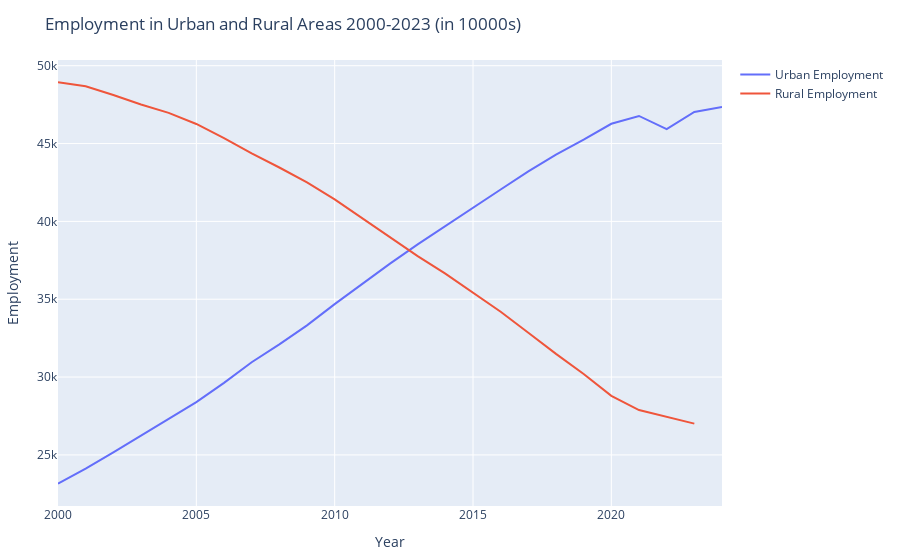

Notebook cell for this chart:
### Code cell
#Evolution of Employment in Urban and Rural Areas
urban_line = PlotlyJS.scatter(
    x = df_overview."Year",
    y = df_overview."Urban Employed Persons",
    mode = "lines",
    name = "Urban Employment",
    yaxis = "y"   # primary y-axis
)
rural_line = PlotlyJS.scatter(
    x = df_overview."Year",
    y = df_overview."Rural Employed Persons",
    mode = "lines",
    name = "Rural Employment",
    yaxis = "y"   # primary y-axis
)
layout3 = PlotlyJS.Layout(
    title = "Employment in Urban and Rural Areas 2000-2023 (in 10000s)",
    xaxis = PlotlyJS.attr(title = "Year"),
    yaxis = PlotlyJS.attr(title = "Employment"),
)
rural_urban_graph = PlotlyJS.plot([urban_line, rural_line], layout3)
display(rural_urban_graph)
PlotlyJS.savefig(rural_urban_graph, "Graph/rural_urban_graph.png")

### Figure 1 — Plotly figure (JSON) as saved in the notebook; plotly's stock layout.template omitted (floating-point values rounded to 4 significant figures)
{"data": [{"mode": "lines", "name": "Urban Employment", "type": "scatter", "x": [2000, 2001, 2002, 2003, 2004, 2005, 2006, 2007, 2008, 2009, 2010, 2011, 2012, 2013, 2014, 2015, 2016, 2017, 2018, 2019, 2020, 2021, 2022, 2023, 2024], "y": [23151, 24123, 25159, 26230, 27293, 28389, 29630, 30953, 32103, 33322, 34687, 36003, 37287, 38527, 39703, 40916, 42051, 43208, 44292, 45249, 46271, 46773, 45931, 47032, 47345], "yaxis": "y"}, {"mode": "lines", "name": "Rural Employment", "type": "scatter", "x": [2000, 2001, 2002, 2003, 2004, 2005, 2006, 2007, 2008, 2009, 2010, 2011, 2012, 2013, 2014, 2015, 2016, 2017, 2018, 2019, 2020, 2021, 2022, 2023, 2024], "y": [48934, 48674, 48121, 47506, 46971, 46258, 45348, 44368, 43461, 42506, 41418, 40193, 38967, 37774, 36646, 35404, 34194, 32850, 31490, 30198, 28793, 27879, 27420, 27009, null], "yaxis": "y"}], "layout": {"margin": {"b": 50, "l": 50, "r": 50, "t": 60}, "title": "Employment in Urban and Rural Areas 2000-2023 (in 10000s)", "xaxis": {"title": "Year"}, "yaxis": {"title": "Employment"}}}
